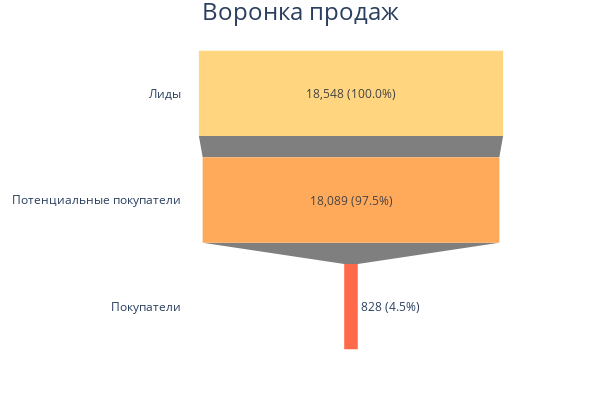

Notebook source saved alongside this figure:
### Code cell
# --- Funnel ---

colors = ["#FFD580", "#FFAA5A", "#FF6B4A"]  # тёпло-жёлтый → оранжевый → кораллово-красный

fig = go.Figure(go.Funnel(
    y=["Лиды", "Потенциальные покупатели", "Покупатели"],
    x=[leads, contact_all_deals, success_contacts],
    textinfo="value+percent initial",
    texttemplate='%{value:,.0f} (%{percentInitial:.1%})',
    marker=dict(color=colors)
))

fig.update_layout(
    title={
        'text': "Воронка продаж",
        'font': {'size': 24},
        'x': 0.5,
        'xanchor': 'center'
    },
    margin=dict(t=40, b=40),
    height=400,
    width=600,
    plot_bgcolor='rgba(0,0,0,0)',
    paper_bgcolor='rgba(0,0,0,0)'
    
)

fig.show()

### Figure 1 — Plotly figure (JSON) as saved in the notebook; plotly's stock layout.template omitted (floating-point values rounded to 4 significant figures)
{"data": [{"marker": {"color": ["#FFD580", "#FFAA5A", "#FF6B4A"]}, "textinfo": "value+percent initial", "texttemplate": "%{value:,.0f} (%{percentInitial:.1%})", "type": "funnel", "x": [18548, 18089, 828], "y": ["Лиды", "Потенциальные покупатели", "Покупатели"]}], "layout": {"height": 400, "margin": {"b": 40, "t": 40}, "paper_bgcolor": "rgba(0,0,0,0)", "plot_bgcolor": "rgba(0,0,0,0)", "title": {"font": {"size": 24}, "text": "Воронка продаж", "x": 0.5, "xanchor": "center"}, "width": 600}}
